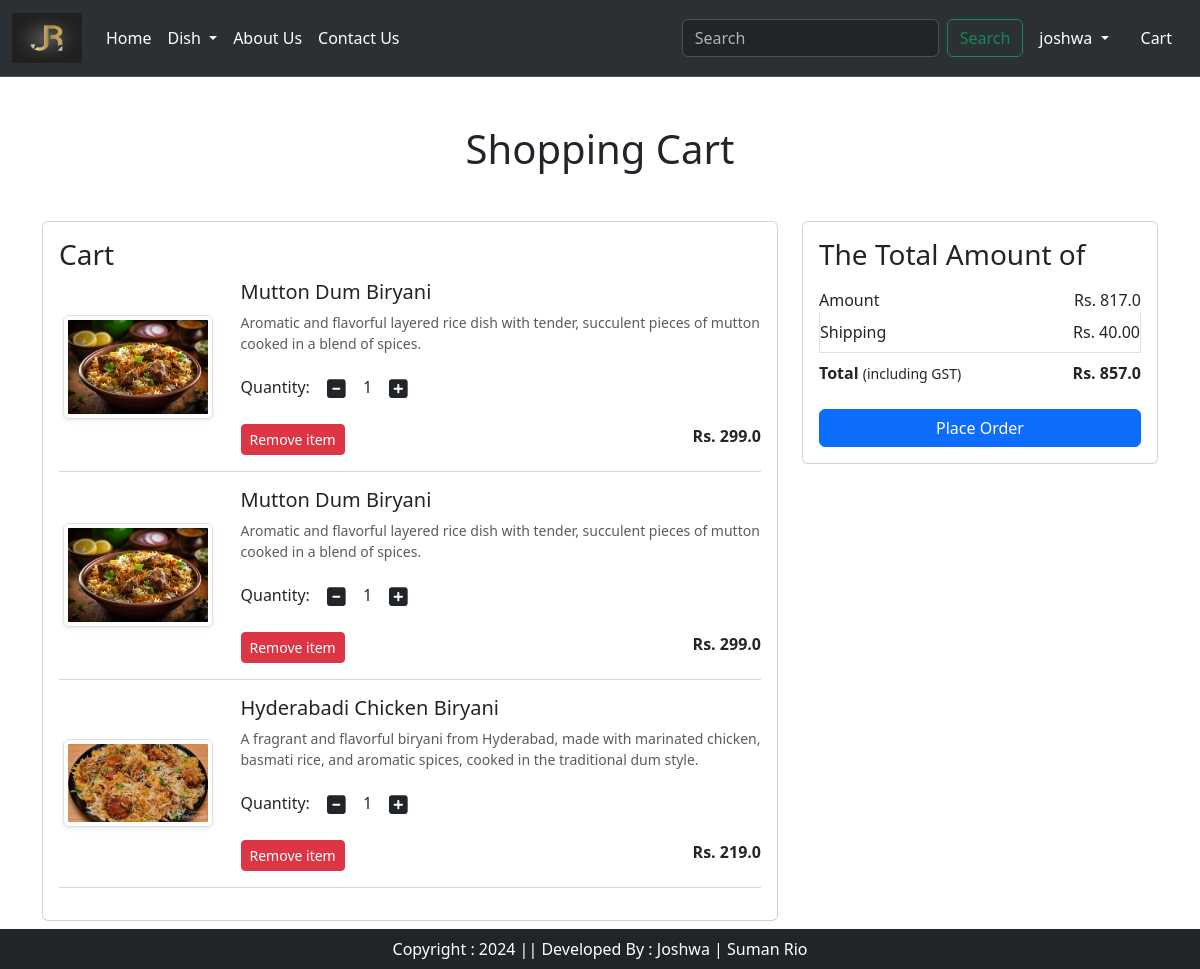
Page /cart/ (signed in) on the committed database.
### app/models.py (models this page shows, shortened)
class Cart(models.Model):
    user = models.ForeignKey(User, on_delete=models.CASCADE)
    product = models.ForeignKey(Product, on_delete=models.CASCADE)
    quantity = models.PositiveIntegerField(default=1)

class Product(models.Model):
    title=models.CharField(max_length=100)
    selling_price = models.FloatField()
    discount_price = models.FloatField()
    description = models.TextField()
    composition = models.TextField(default='')
    prodapp = models.TextField(default='')
    category = models.CharField(choices=CATEGORY_CHOICES,max_length=2)
    product_images = models.ImageField(upload_to='product')

### app/views.py (the view)
# urls.py: path('cart/', views.show_cart, name= 'showcart'),
def show_cart(request):
    user = request.user
    cart = Cart.objects.filter(user=user)
    amount = 0
    for p in cart:
        value = p.quantity * p.product.discount_price
        amount = amount + value
        totalamount = amount + 40
    return render(request,'app/addtocart.html',locals())

### app/templates/app/addtocart.html (shortened to what this page needs)
{% extends "app/base.html" %}
{% load static %}
{% block main-content %}
<div class="container my-5">
    <div class="row">
        {% if cart %}
            <h1 class="text-center mb-5">Shopping Cart</h1>
            <div class="col-sm-8">
                <div class="card">
                    <div class="card-body">
                        <h3>Cart</h3>
                        {% for item in cart %}
                        <div class="row">
                            <div class="col-sm-3 text-center align-self-center">
                                <img src="{{item.product.product_images.url}}" alt="" srcset="" class="img-fluid img-thumbnail shadow-sm" height="150" width="150">
                            </div>
                            <div class="col-sm-9">
                                <div>
                                    <h5>{{item.product.title}}</h5>
                                    <p class="text-muted small">{{item.product.description}}</p>
                                    <div class="my-3">
                                        <label for="quantity">Quantity:</label>
                                        <a class="minus-cart btn" pid={{item.product.id}}>
                                            <i class="fas fa-minus-square fa-lg"></i>
                                        </a>
                                        <span id="quantity">{{item.quantity}}</span>
                                        <a class="plus-cart btn" pid={{item.product.id}}>
                                            <i class="fas fa-plus-square fa-lg"></i>
                                        </a>
                                    </div>
                                    <div class="d-flex justify-content-between">
                                        <a href="#" class="remove-cart btn btn-sm btn-danger mr-3" pid={{item.product.id}}>Remove item</a>
                                        <p class="mb-0">
                                            <span><strong>Rs. {{item.product.discount_price}}</strong></span>
                                        </p>
                                    </div>
                                </div>
                            </div>
                        </div>
                        <hr class="text-muted">
                        {% endfor %}
                    </div>
                </div>
            </div>
            <div class="col-sm-4">
                <div class="card">
                    <div class="card-body">
                        <h3>The Total Amount of</h3>
                        <ul class="list-group">
                            <li class="list-group-item d-flex justify-content-between align-items-center border-0 px-0 pb-0">
                                Amount
                                <span id="amount">Rs. {{ amount }}</span>
                            </li>
                            <li class="list-group-item d-flex justify-content-between align-items-center px-0">
                                Shipping
                                <span>Rs. 40.00</span>
                            </li>
                            <li class="list-group-item d-flex justify-content-between align-items-center border-0 px-0 mb-3">
                                <div>
                                    <strong>Total</strong>
                                    <small>(including GST)</small>
                                </div>
                                <span id="totalamount"><strong>Rs. {{ totalamount }}</strong></span>
                            </li>
                        </ul>
                        <div class="d-grid">
                            <a href="{% url 'checkout' %}" class="btn btn-primary">Place Order</a>
                        </div>
                    </div>
                </div>
            </div>
            {% else %}
                <h1 class="text-center mb-5">Cart is Empty</h1>
        {% endif %}
    </div>
</div>
{% endblock main-content %}

### app/templates/app/base.html (shortened to what this page needs)
<!DOCTYPE html>
{% load static %}
<html lang="en">
<head>
    <link href="https://cdn.jsdelivr.net/npm/bootstrap@5.3.3/dist/css/bootstrap.min.css" rel="stylesheet">
    <link rel="stylesheet" href="{% static 'app/css/owl.carousel.min.css' %}">
    <link rel="stylesheet" href="{% static 'app/css/all.min.css' %}">
    <link rel="stylesheet" href="{% static 'app/css/style.css' %}">
</head>
<body>
    <nav class="navbar bg-dark border-bottom border-bod navbar-expand-lg bg-body-tertiary " data-bs-theme="dark" style="background-color: #fdece3;">
        <div class="container-fluid">
          <a class="navbar-brand" href="#">
            <img src="{% static 'app/images/JR-LOGO.jpg' %}" width="70" height="50" alt="logo">
          </a>
          <div class="collapse navbar-collapse" id="navbarSupportedContent">
            <ul class="navbar-nav me-auto mb-2 mb-lg-0">
              {% if request.user.is_authenticated %}
              <li class="nav-item">
                <a class="nav-link active test" aria-current="page" href="/">Home</a>
              </li>
              <li class="nav-item dropdown">
                <a class="nav-link dropdown-toggle text-white" href="#" role="button" data-bs-toggle="dropdown" aria-expanded="false">
                  Dish
                </a>
              </li>
              <li class="nav-item">
                <a class="nav-link text-white" href="{% url 'about' %}">About Us</a>
              </li>
              <li class="nav-item">
                <a class="nav-link text-white" href="{% url 'contact' %}">Contact Us</a>
              </li>
            </ul>
            <form class="d-flex" role="search">
              <input class="form-control me-2" type="search" placeholder="Search" aria-label="Search">
              <button class="btn btn-outline-success" type="submit">Search</button>
            </form>
          </div>
          <ul class="navbar-nav me-auto mb-2 mb-lg-0">
            <li class="nav-item dropdown mx-2">
              <a class="nav-link dropdown-toggle text-white" href="#" id="profileDropdown" role="button" data-bs-toggle="dropdown" aria-expanded="false">
                {{request.user}}
              </a>
            </li>
            <li class="nav-item mx-2">
              <a class="nav-link text-white" href="{% url 'showcart' %}">  Cart </a>
            </li>
            {% endif %}
          </ul>
        </div>
      </nav>
      {% block main-content %} {% endblock main-content %}
      <footer class="container-fluid fixed-bottom bg-dark text-center p-2 mt-5 text-white">
        Copyright : 2024 || Developed By : Joshwa | Suman Rio
      </footer>
</body>
</html>

### rows in the picture
Cart: product.product_images (picture), product "Mutton Dum Biryani", product.description "Aromatic and flavorful layered rice dish with tender, succulent pieces of mutton cooked in a blend of spices.", quantity "1", product.discount_price "299.0"
Cart: product.product_images (picture), product "Mutton Dum Biryani", product.description "Aromatic and flavorful layered rice dish with tender, succulent pieces of mutton cooked in a blend of spices.", quantity "1", product.discount_price "299.0"
Cart: product.product_images (picture), product "Hyderabadi Chicken Biryani", product.description "A fragrant and flavorful biryani from Hyderabad, made with marinated chicken, basmati rice, and aromatic spices, cooked in the traditional dum style.", quantity "1", product.discount_price "219.0"

### other values in the picture
{{ request.user }} "joshwa"
{{ amount }} "817.0"
{{ totalamount }} "857.0"
